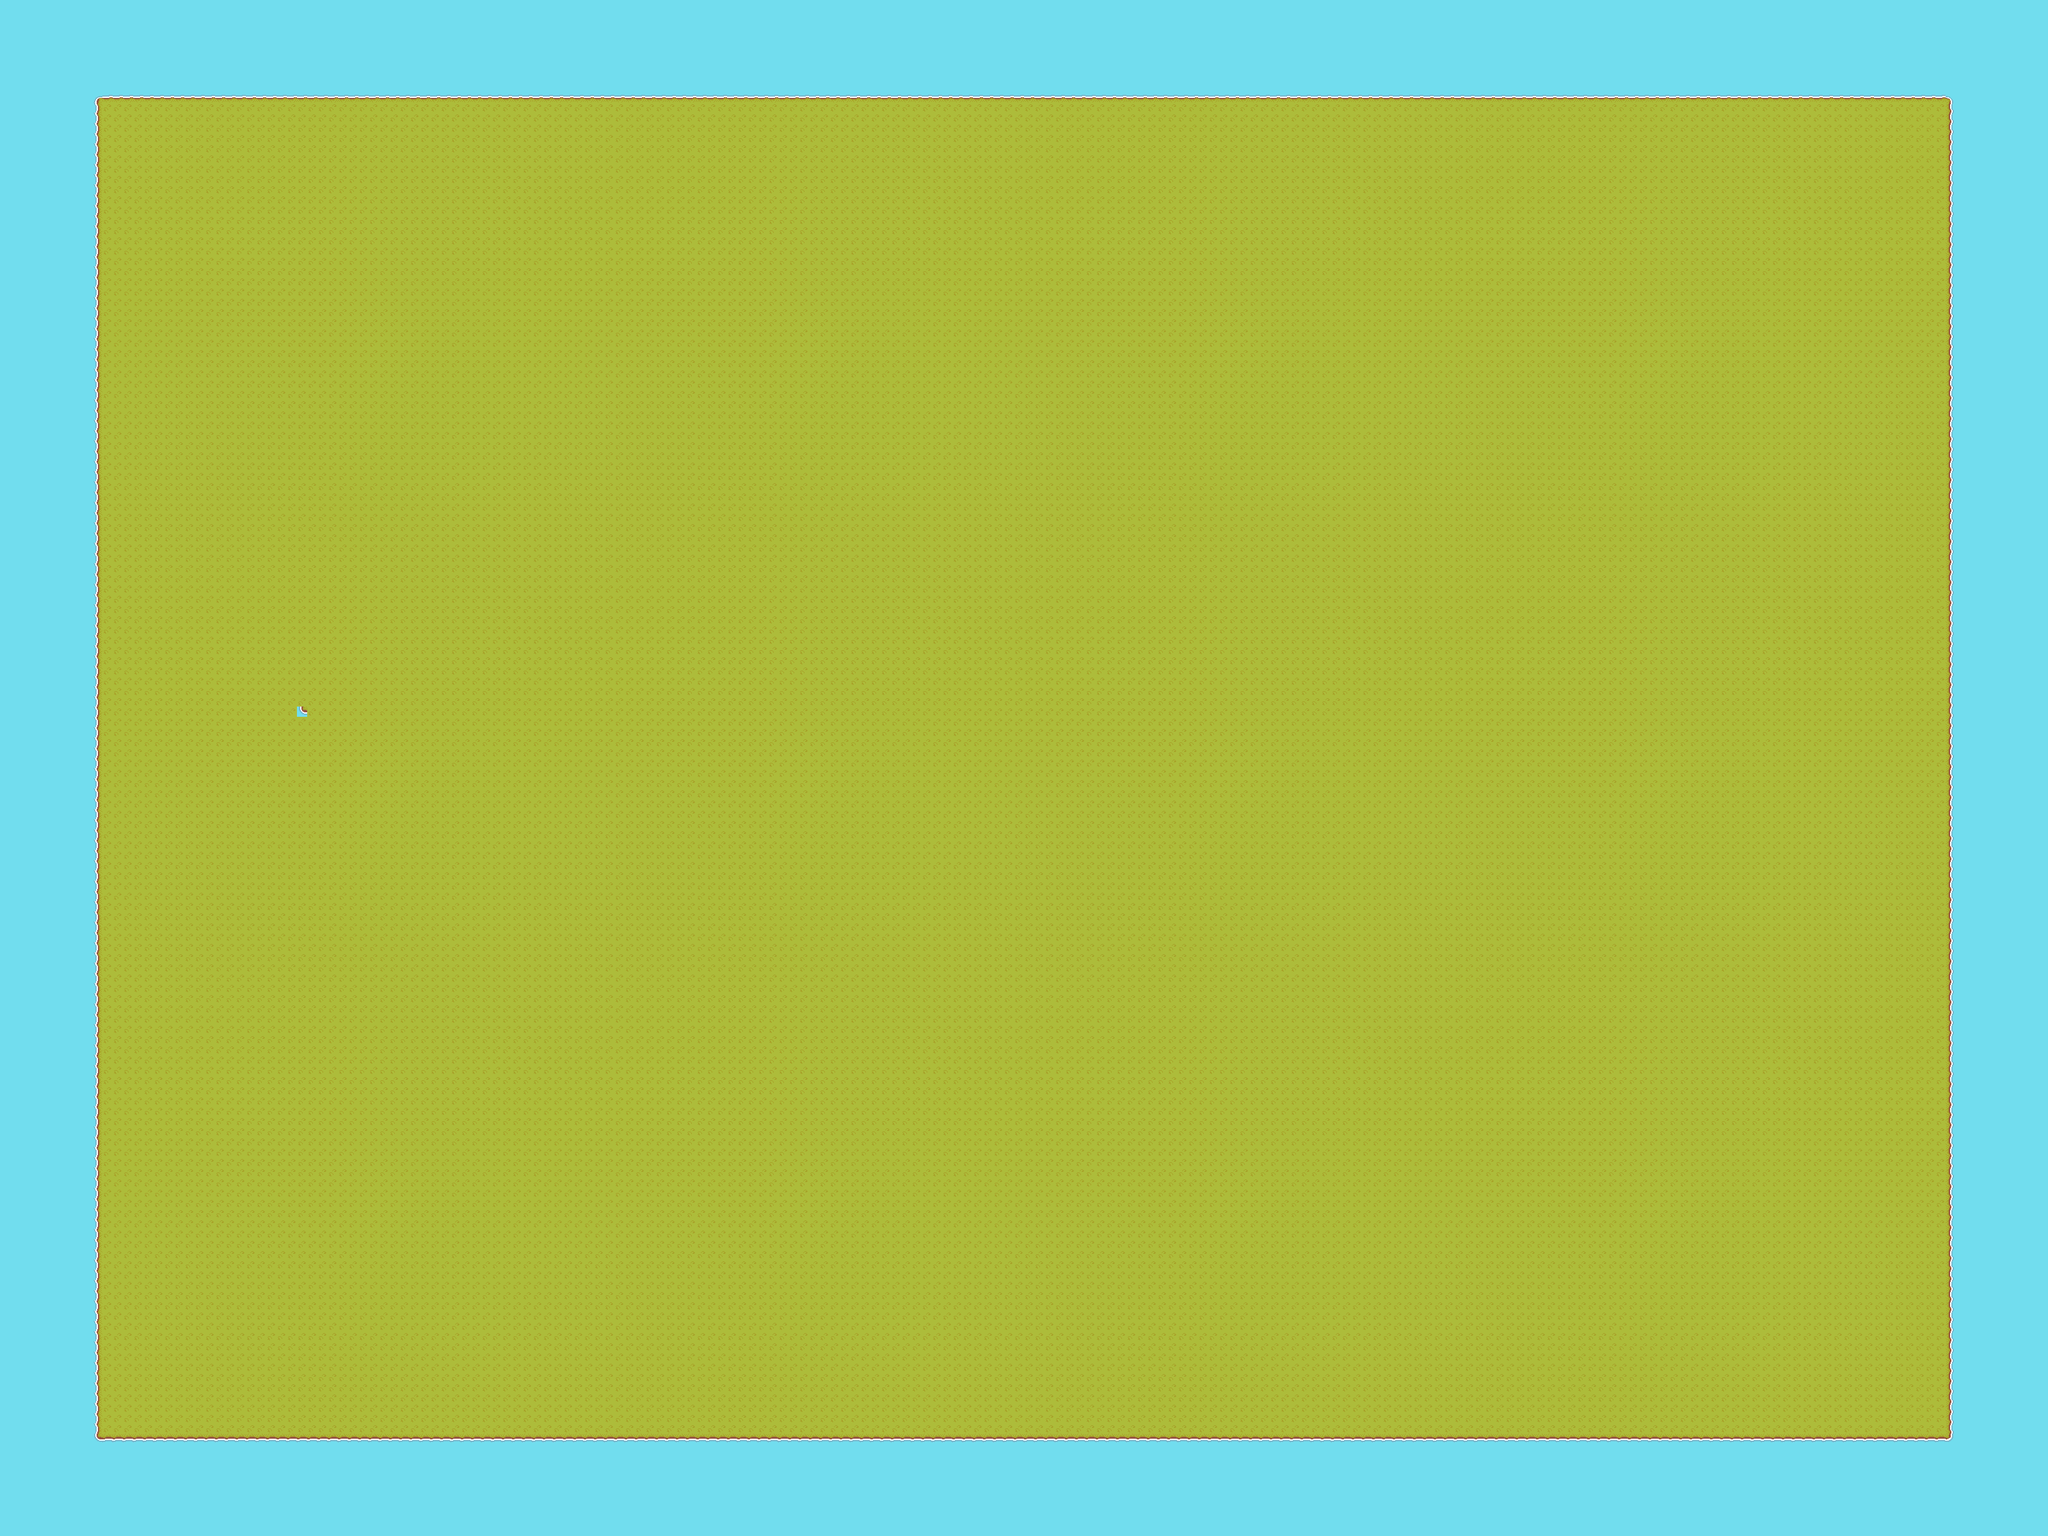

This game map was drawn from its Tiled (.tmx) file and the tilesets committed beside it. A one-line description and the trimmed map source follow:
An orthogonal 200x150 tile map with 16x16 px tiles, 2 tile layers (Tile Layer 1, Tile Layer 2), 2 tilesets and 2 objects (player, dadada).

<map version="1.10" tiledversion="1.11.0" orientation="orthogonal" renderorder="right-down" width="200" height="150" tilewidth="16" tileheight="16" infinite="0" nextlayerid="3" nextobjectid="1">
 <tileset firstgid="1" source="TilesetFloor.tsx" />
 <tileset firstgid="573" source="TilesetWater.tsx" />
 <layer id="1" name="Tile Layer 1" width="200" height="150">
  <data>[30000 cells, 30000 non-empty, 2 distinct tile ids]</data>
 </layer>
 <layer id="2" name="Tile Layer 2" width="200" height="150">
  <properties>
   <property name="solid" type="bool" value="true" />
  </properties>
  <data>[30000 cells, 625 non-empty, 8 distinct tile ids]</data>
 </layer>
 <objectgroup id="3" name="object">
  <object id="3" name="Player" type="player" x="1472.38" y="1229.9">
   <point />
  </object>
  <object id="11" name="dadada" type="dadada" x="735.575" y="1245.99">
   <point />
  </object>
 </objectgroup>
</map>
